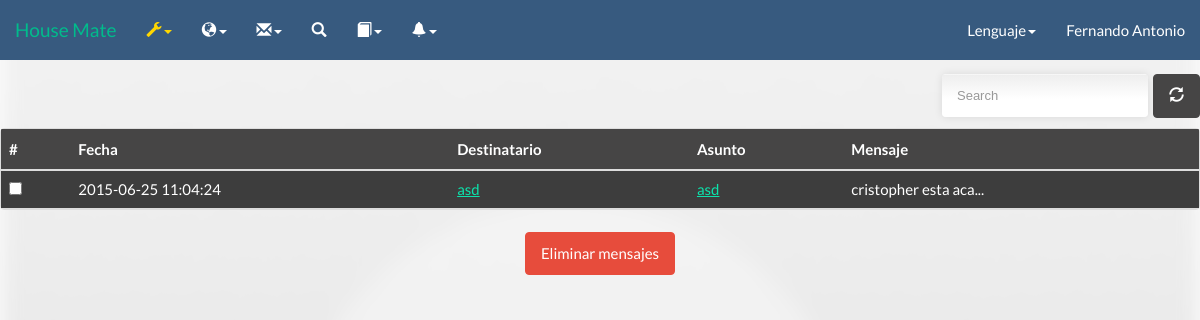
The app's page /HouseMate2_2/enviados.php (signed in), older data.
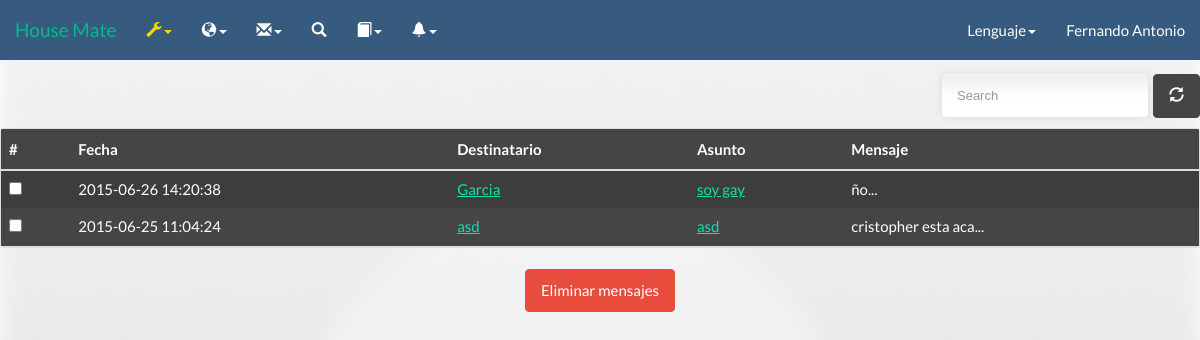
The same page, newer data.
### tables this page shows
CREATE TABLE IF NOT EXISTS `tbusuario` (
  `idUsuario` varchar(5) NOT NULL DEFAULT '',
  `nombre` varchar(20) DEFAULT NULL,
  `apellido` varchar(20) DEFAULT NULL,
  `fechanac` date NOT NULL,
  `correo` varchar(30) DEFAULT NULL,
  `usuario` varchar(20) DEFAULT NULL,
  `contra` varchar(20) DEFAULT NULL,
  `tipo` int(1) DEFAULT NULL,
  `image` blob
);

CREATE TABLE IF NOT EXISTS `mensaje` (
`idmensaje` int(5) NOT NULL,
  `remitente` varchar(5) NOT NULL,
  `destinatario` varchar(5) NOT NULL,
  `asunto` varchar(25) NOT NULL,
  `mensaje` varchar(260) NOT NULL,
  `fecha` datetime NOT NULL,
  `estado` char(1) NOT NULL,
  `estado2` char(1) NOT NULL
);

### HouseMate2_2/Call/Lenguaje/Idiomas/langes.php (called while the page is built, shortened)
<?php
$lang = array();
$lang['Need'] = "No tengo cuenta";
$lang['Page_title'] = 'House Mate';
$lang['Cuenta'] = 'Registrarse';
$lang['Acerca'] = 'Acerca de';
$lang['Config'] = 'Configuración';
$lang['Informacion'] = 'Información';
$lang['Solicitud'] = "Solicitud";
$lang['Status'] = "Estado";
$lang['aprovado'] = "Aprovado";
$lang['naprovado'] = "No aprovado";
$lang['compose'] = "Enviar";
$lang['nocuentaop'] = "Para poder acceder a estas funciones debes mejorar tu cuenta";
$lang['Aqui'] = "Aqui!!";
$lang['Mision'] = 'Misi&oacute;n';
$lang['Mision1'] = 'Ofrecer a nuestros visitantes y usuarios afiliados un medio de interacción entre vendedores y compradores facilitando la venta y/o renta de inmuebles brindando calidad en los inmuebles, veracidad de información  y seguridad en las transacciones.';
$lang['Vision'] = 'Visi&oacute;n';
$lang['Vision1'] = 'Trascender en el mercado salvadoreño cambiando la forma en que realizamos las transacciones en línea, mediante una plataforma dedicada exclusivamente en la venta y/o renta de inmuebles de cualquier tipo  y a su promoción entre los usuarios de la plataforma y con los visitantes de esta.';
$lang['QueEs'] = '¿Qué es House Mate?';
$lang['QueEs1'] = 'House Mate es una plataforma web que permite la difusión y promoción de inmuebles para su venta y renta entre los usuarios que interactúan dentro de la aplicación web. Para ello los visitantes tienen la opción de registrarse gratuitamente a la plataforma para gozar de nuestros servicios.';
$lang['edit'] = "Editar";
$lang['Institucion'] = 'Más sobre la institución';
$lang['Contactenos'] = 'Cont&aacute;ctenos';
$lang['Novedades'] = 'Novedades';
$lang['Iniciar-Sesion'] = 'Iniciar Sesi&oacute;n';
$lang['Correo'] = 'Correo';
$lang['Contra'] = 'Contrase&ntilde;a';
$lang['Crear-Cuenta'] = 'Crear Cuenta';
$lang['Nombre'] = 'Nombre';
$lang['Apellido'] = 'Apellido';
$lang['Fecha-Nac'] = 'Fecha de Nacimiento';
$lang['Confirmar'] = 'Confirmar contraseña';
$lang['Inicio'] = 'Inicio';
$lang['Perfil'] = 'Perfil';
$lang['Mantenimiento'] = 'Mantenimientos';
$lang['Clientes'] = 'Clientes';
$lang['Inmuebles'] = 'Inmuebles';
$lang['Empresa'] = "Empresa";
$lang['EmpresaN'] = "Nueva empresa";
$lang['EmpresaS'] = "Solicitudes de la empresa";
$lang['Social'] = "Social";
$lang['Idioma'] = 'Lenguaje';
$lang['Cerrar-Sesion'] = 'Cerrar Sesi&oacute;n';
$lang['contra'] = "Contraseña";
$lang['Mostrar'] = "Mostrar";
$lang['Crear-Usuario'] = 'Crear usuario';
$lang['Ver-Usuario'] = 'Ver usuarios';
$lang['Modificar-Usuario'] = 'Modificar usuario';
$lang['Eliminar-Usuario'] = 'Eliminar usuario';
$lang['Codigo'] = 'Código';
$lang['Modificar'] = 'Modificar';
$lang['Eliminar'] = 'Eliminar';
$lang['Contra-reset'] = "Reiniciar contraseña";
$lang['Crear-Inmuebles'] = 'Crear Inmuebles';
$lang['Ver-Inmuebles'] = 'Mostrar Inmuebles';
$lang['Modificar-Inmuebles'] = 'Modificar Inmuebles';
$lang['Eliminar-Inmuebles'] = 'Eliminar Inmuebles';
$lang['Eliminares'] = "Eliminar";
$lang['oldp'] = "Contraseña actual";
$lang['newp'] = "Nueva contraseña";
?>

### HouseMate2_2/enviados.php (the view, shortened to what this page needs)
<!DOCTYPE HTML>
<html>
<head>
    <link href='css/bootstrap.min.css' rel='stylesheet'/>
	<link href='css/appeal.css' rel='stylesheet'/>
    <link href='css/bootstrap.min.css' rel='stylesheet'/>
	<link href='css/intro.css' rel='stylesheet'/>
	<link href="css/bootstrap-table.css" rel="stylesheet">
</head>
<body>
<?php
	switch($_SESSION['tip'])
	{
		case 1:
		include("Header/barranav2.php");
		break;
	}
?>
<?php
$usuario = $_SESSION['id'];
$consulta = "SELECT * FROM mensaje WHERE remitente = '$usuario' AND estado2 = '1' OR estado2 = '2' ORDER BY fecha DESC";
$cs = mysql_query($consulta);
?>
<form action="enviados.php" method="POST">
<table data-toggle='table'  id='here' class='table table-striped table-hover negro'  data-search='true' data-show-refresh='true' data-query-params='queryParams'>
          <thead>
            <tr>
                <th>#</th>
                <th><?php echo $lang['fecha'];?></th>
                <th><?php echo $lang['destin'];?></th>
                <th><?php echo $lang['asunto'];?></th>
                <th><?php echo $lang['msj'];?></th>
            </tr>
          </thead>
            <tbody>
            <?php
                while($row = mysql_fetch_array($cs)){
                    $desc = mysql_query("SELECT usuario FROM tbusuario WHERE idUsuario ='".$row['destinatario']."'");
                    while($row2 = mysql_fetch_array($desc)){
                    echo "<tr>
                        <td><input name= 'check[]' value='".$row['idmensaje']."' type='checkbox''></td>
                        <td>".$row['fecha']."</td>
                        <td><a href='perfil.php?usuario=".$row2['usuario']."'>".$row2['usuario']."</a></td>
                        <td><a href='msj_enviado.php?idmensaje=".$row['idmensaje']."'>".$row['asunto']."</a></td>
                        <td>".substr($row['mensaje'],0,50)."...</td>
                    </tr>";
                    }
                }
            ?>
            </tbody>
        </table>
		<br>
    <center><button name="eliminar" type="submit" class="btn btn-danger boxleft" value="2"><?php echo $lang['msj-elim'];?></button></center>
</form>
</body>
</html>

### HouseMate2_2/Header/barranav2.php (shortened to what this page needs)
<link href='css/intro.css' rel='stylesheet'/>
<form method="post" class="comewithme" >
<nav class="navbar navbar-default navbar-fixed-top">
  <div class="container-fluid">
    <div class="navbar-header">
      <a class="navbar-brand" href="adminHomepage.php">House Mate</a>
    </div>
    <?php
require ("Call/Lenguaje/lenguaje.php");
          ?>
    <div class="collapse navbar-collapse" id="bs-example-navbar-collapse-1">
      <ul class="nav navbar-nav">
        <li class="dropdown">
          <a href="#" class="dropdown-toggle" data-toggle="dropdown" role="button" aria-expanded="false"><span class="glyphicon glyphicon-wrench mantenimien" aria-hidden="true"></span><span class="caret mantenimien"></span></a>
        </li>
        <li class="dropdown">
        <a href="#" class="dropdown-toggle" data-toggle="dropdown" role="button" aria-expanded="false"><span class="glyphicon glyphicon-globe" aria-hidden="true"></span><span class="caret"></span></a>
        </li>
        <li class="dropdown">
            <a href="#" class="dropdown-toggle" data-toggle="dropdown" role="button" aria-expanded="false"><span class="glyphicon glyphicon-envelope" aria-hidden="true"></span><span class="caret"></span></a>
        </li>
        <li><a href="quick.php"><span class="glyphicon glyphicon-search" aria-hidden="true"></span></a></li>
        <li class="dropdown">
            <a href="#" class="dropdown-toggle" data-toggle="dropdown" role="button" aria-expanded="false"><span class="glyphicon glyphicon-book" aria-hidden="true"></span><span class="caret"></span></a>
        </li>
        <li class="dropdown">
        <a href="#" class="dropdown-toggle" data-toggle="dropdown" role="button" aria-expanded="false"><span class="glyphicon glyphicon-bell" aria-hidden="true"></span><span class="caret"></span></a>
        </li>
      </ul>
      <ul class="nav navbar-nav navbar-right">
          <li class="dropdown">
            <a href="#" class="dropdown-toggle" data-toggle="dropdown" role="button" aria-expanded="false"><?php echo($lang['Idioma']);?><span class="caret"></span></a>
        </li>
          <li class="dropdown">
                <a href="#" class="dropdown-toggle" data-toggle="dropdown" role="button" aria-expanded="false"><?php include ('namae.php') ?> </a>
          </li>
      </ul>
    </div>
  </div>
</nav>
 </form>
 <br>
 <br>
 <br>

### HouseMate2_2/namae.php
<?php
echo $_SESSION['user'];
?>

### HouseMate2_2/css/intro.css (style rules this page uses)
.mantenimien { color: gold; }
.negro { background-color: #464545; }

Row changes from the older to the newer data that the page shows:
added mensaje: fecha "2015-06-26 14:20:38", asunto "soy gay", mensaje "ño"
now on this page (row edited): tbusuario: usuario "Garcia"
